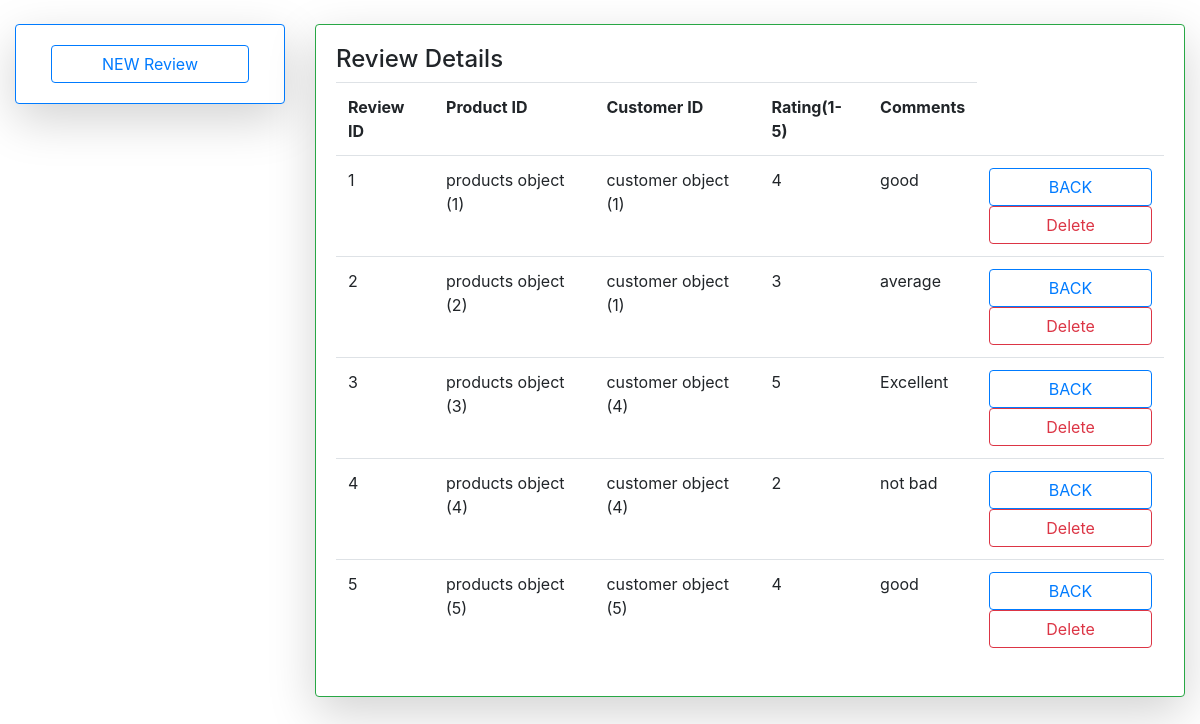
Page /rlist/ on the committed database.
### retail/models.py (models this page shows)
class review(models.Model):
	reviewid=models.IntegerField(primary_key=True)
	productid=models.ForeignKey(products,on_delete=models.CASCADE)
	customerid=models.ForeignKey(customer,on_delete=models.CASCADE)
	rating=models.IntegerField()
	text=models.CharField(max_length=255)

class products(models.Model):
	productid=models.IntegerField(primary_key=True)
	productname=models.CharField(max_length=255)
	productdescription=models.CharField(max_length=255)
	productprice=models.DecimalField(max_digits=10,decimal_places=2)
	productimage=models.ImageField(upload_to='images/')

class customer(models.Model):
	customerid=models.IntegerField(primary_key=True)
	customername=models.CharField(max_length=255)
	customeremail=models.CharField(max_length=255)
	customeraddress=models.CharField(max_length=255)

### retail/views.py (the view)
# urls.py: path('rlist/',views.reviewlist,name="reviewlist"),
def reviewlist(request):
	c=review.objects.all()
	return render(request,'tnr/reviewlist.html',{'e':c})

### retail/templates/tnr/reviewlist.html (shortened to what this page needs)
{% load static %}
<!DOCTYPE html>
<html>
<head>
	<link rel="stylesheet" type="text/css" href="{% static 'css/bootstrap.min.css' %}">
</head>
<body>
	<div class="container-fluid mt-4">
		<div class="row">
			<div class="col-md-3">
				<div class="card shadow-lg boder border-primary">
					<div class="card-body">
						<div class="col">
							<a href="{% url 'review' %}" class="btn btn-outline-primary form-control">NEW Review</a>
						</div>
					</div>
				</div>
			</div>
			<div class="col">
				<div class="card shadow-lg border border-success">
					<div class="card-body">
						<h4>Review Details</h4>
						<table class="table">
							<tr>
								<th>Review ID</th>
								<th>Product ID</th>
								<th>Customer ID</th>
								<th>Rating(1-5)</th>
								<th>Comments</th>
							</tr>
							{% for i in e %}
							<tr>
								<td>{{i.reviewid}}</td>
								<td>{{i.productid}}</td>
								<td>{{i.customerid}}</td>
								<td>{{i.rating}}</td>
								<td>{{i.text}}</td>
								<td>
									<div class="row">
										<div class="col">
											<a href="{% url 'index' %}" class="btn btn-outline-primary form-control">BACK</a>
										</div>
										<div class="col">
											<a href="{% url 'reviewdel' i.reviewid %}" class="btn btn-outline-danger form-control">Delete</a>
										</div>
									</div>
								</td>
							</tr>
							{% endfor %}
						</table>
					</div>
				</div>
			</div>
		</div>
	</div>
</body>
</html>

### rows in the picture
review: reviewid "1", productid "products object (1)", customerid "customer object (1)", rating "4", text "good"
review: reviewid "2", productid "products object (2)", customerid "customer object (1)", rating "3", text "average"
review: reviewid "3", productid "products object (3)", customerid "customer object (4)", rating "5", text "Excellent"
review: reviewid "4", productid "products object (4)", customerid "customer object (4)", rating "2", text "not bad"
review: reviewid "5", productid "products object (5)", customerid "customer object (5)", rating "4", text "good"
